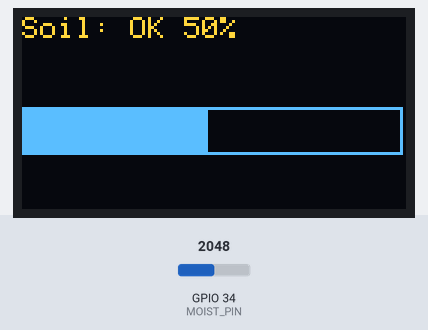
Bench run of a sketch on a simulated ESP32. On the bench: 128×64 one-colour display. Inputs (shaded band) come from the test bench; at power-on: GPIO 34 (MOIST_PIN) = 2048. The OLED is the two-colour kind (top 16 rows yellow); what the sketch prints to the serial monitor is not drawn.

Above: at 1.8 s.
1.9 s: GPIO 34 (MOIST_PIN) set to 1999
At 3.3 s:
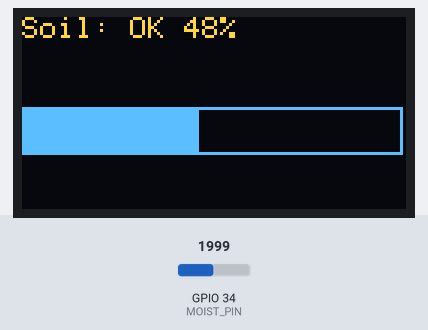
3.6 s: GPIO 34 (MOIST_PIN) set to 1265
At 4.5 s:
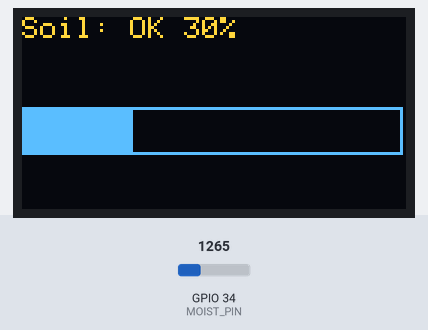
5.6 s: GPIO 34 (MOIST_PIN) set to 1197
At 6.7 s:
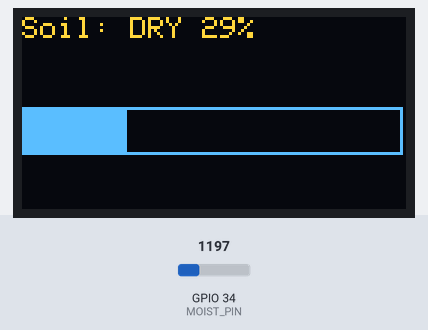
7.7 s: GPIO 34 (MOIST_PIN) set to 3603
At 8.9 s:
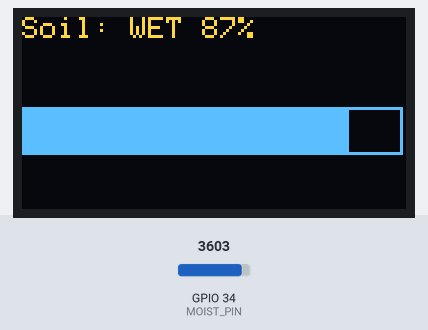
9.7 s: GPIO 34 (MOIST_PIN) set to 2893
At 11.1 s:
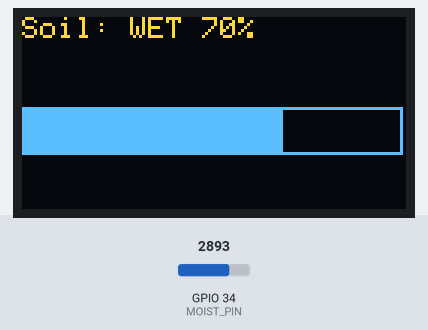
11.8 s: GPIO 34 (MOIST_PIN) set to 2822
At 13.3 s:
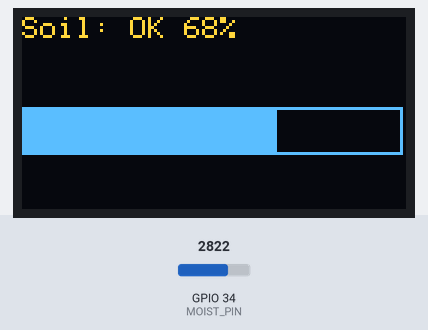
Timing chart, 0 to 14.8 s (numbered marks = the images above; inputs shaded):
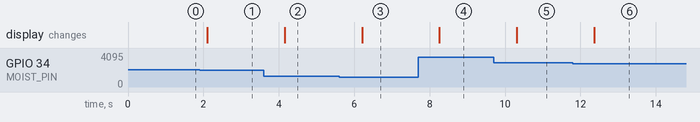

Measured:
- the behaviour switches between 2048 and 2047 on GPIO 34 (MOIST_PIN) (found by bisection; images 0 and 1)
- the behaviour switches between 1229 and 1228 on GPIO 34 (MOIST_PIN) (found by bisection; images 2 and 3)
- the behaviour switches between 2867 and 2866 on GPIO 34 (MOIST_PIN) (found by bisection; images 5 and 6)
- after the input at 1.9 s, the display: changes after 0.21 s (image 1)
- after the input at 3.6 s, the display: changes after 0.56 s (image 2)
- after the input at 5.6 s, the display: changes after 0.61 s (image 3)
- after the input at 7.7 s, the display: changes after 0.56 s (image 4)
- after the input at 9.7 s, the display: changes after 0.61 s (image 5)
- after the input at 11.8 s, the display: changes after 0.57 s (image 6)

The sketch:

plant_monitor_display.ino
```cpp
// WHY: A plant isn't just "wet or dry" — it lives on a gradient. We read a
// capacitive moisture sensor (0..4095) and bucket it into DRY/OK/WET, then
// draw the reading and a horizontal bar so you can eyeball the trend.

#include <Wire.h>
#include <Adafruit_GFX.h>
#include <Adafruit_SSD1306.h>

#define SDA_PIN 21
#define SCL_PIN 22
#define MOIST_PIN 34

Adafruit_SSD1306 display(128, 64, &Wire, -1);

void setup() {
  Serial.begin(115200);
  Wire.begin(SDA_PIN, SCL_PIN);
  display.begin(SSD1306_SWITCHCAPVCC, 0x3C);
  display.clearDisplay();
  display.setTextColor(SSD1306_WHITE);
  pinMode(MOIST_PIN, INPUT);
}

void loop() {
  int raw = analogRead(MOIST_PIN);          // 0..4095
  int pct = map(raw, 0, 4095, 0, 100);      // 0=dry, 100=wet
  pct = constrain(pct, 0, 100);

  const char* state;
  if (pct < 30) state = "DRY";
  else if (pct < 70) state = "OK";
  else state = "WET";

  display.clearDisplay();
  display.setTextSize(1);
  display.setCursor(0, 0);
  display.print("Soil: ");
  display.print(state);
  display.print(" ");
  display.print(pct);
  display.println("%");

  // Bar from x=0..127
  int barW = map(pct, 0, 100, 0, 127);
  display.drawRect(0, 30, 127, 16, SSD1306_WHITE);
  display.fillRect(1, 31, barW - 2, 14, SSD1306_WHITE);
  display.display();

  Serial.printf("%s %d%%\n", state, pct);
  delay(1000);
}
```
